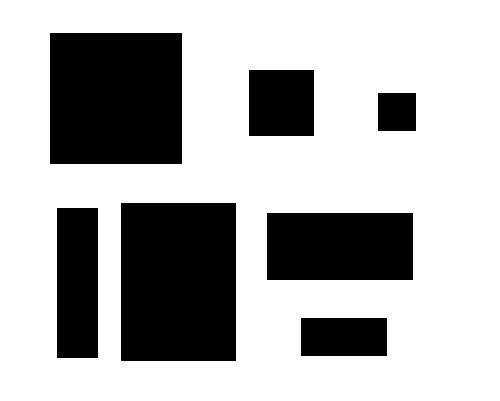
//> input picture squares7.jpg, 500 x 401 px
$ ./OpencvSquareDetection   (built with g++ and OpenCV 4)
//> lines starting //> are read from the running program, lines starting //| are printed output that depends on the picture; after the words box and inside, x2 and y2 are one past the last pixel; in counts of white or black regions, pixels touching at a corner belong together
// OpencvSquareDetection.cpp : This file contains the 'main' function. Program execution begins and ends there.
//

#include <iostream>
#include "opencv2/opencv.hpp"
#include <opencv2/highgui/highgui.hpp>
#include <opencv2/core/utility.hpp>

using namespace std;
using namespace cv;

int main()
{
    // 1. setting of image before processing

    Mat image = imread("c:/opencv/squares7.jpg", IMREAD_COLOR); // read image form destination
//> image is the input picture: 401 rows x 500 cols, CV_8UC3; min 0, max 255, mean 178.2
    Mat RGB[3]; //declare an array for color image
    split(image, RGB); // divided the color image into  RGB image
    Mat imageBlue = RGB[0]; // declare an array for original grey  image (Blue)
    Mat imageBlueBin = imageBlue.clone(); // declare an array and copy a grey image from imageBlue for processing
    int row = imageBlue.size().height; // declare and read the height  of image
//> row = 401
    int col = imageBlue.size().width; // declare and read the width of image
//> col = 500
    int threshold = 50; // declare and set the proper threhold for binary processing
    int SquareMask[9] = { 255, 255, 255, 255, 0, 0, 255, 0, 0 }; // declare and set the mask of square detection
    int LocalMask[9] = { -col - 1, -col, -col + 1 , -1, 0, 1, col - 1, col, col + 1 }; //declare and set the mask of local searching based on each processing pixel


    // 2. implement Mean filter=> sharp the original grey image

    int sum = 0;
    for (int i = 1; i < row - 1; i++)
    {
        uchar* data = imageBlue.ptr(i);
        uchar* dataBin = imageBlueBin.ptr(i);
        for (int j = 1; j < col - 1; j++)
        {
            for (int k = 0; k < 9; k++)
            {
                sum = sum + data[j + LocalMask[k]];
            }
            dataBin[j] = sum / 9;
            sum = 0;
        }
    }
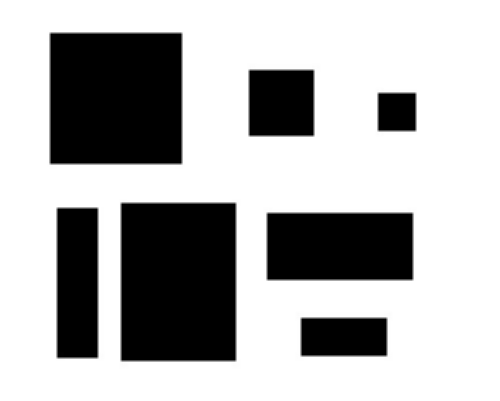
//> imageBlueBin: 401 rows x 500 cols, CV_8UC1; min 0, max 255, mean 178.2
//> after the loop, sum = 0


    //3.  Implement binary processing to imageBlueBin

    for (int i = 0; i < row; i++)
    {
        uchar* dataBin = imageBlueBin.ptr(i);
        for (int j = 0; j < col; j++)
        {
            if (dataBin[j] <= threshold)
            {
                dataBin[j] = 0;
            }
            else
            {
                dataBin[j] = 255;
            }
        }
    }
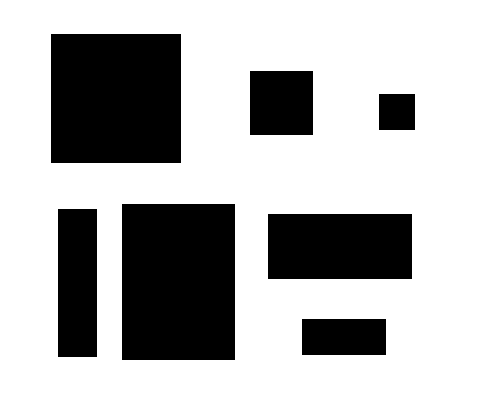
//> imageBlueBin: 401 rows x 500 cols, CV_8UC1; 71.1% white; 7 black regions, largest, box (x1, y1, x2, y2) and area: (122, 204, 235, 360) 17628, (51, 34, 181, 163) 16770, (268, 214, 412, 279) 9360

    //4.  implement Square detection algorithm=> show the number of square

    float count = 0;
    int Squarecount = 0;
    for (int i = 1; i < row - 1; i++)
    {
        uchar* dataBin = imageBlueBin.ptr(i);
        for (int j = 1; j < col - 1; j++)
        {
            if (dataBin[j] == 0)
            {
                for (int k = 0; k < 9; k++)
                {
                    if (SquareMask[k] == dataBin[j + LocalMask[k]])
                    {
                        count++;
                    }
                }
                if ((count / 9) == 1.0)
                {
                    Squarecount++;
                }
                count = 0;
            }
        }
    }
//> this loop made 399 passes
//> Squarecount on passes 1 to 3: 0, 0, 0
//> after the loop, count = 0; Squarecount = 7

    //5.  setting of showing image

    string  s = " The number of squares: "; // declare and set the string for showing the number of squares
    string res = s + to_string(Squarecount); // combine the showing string and variable to a string
//> res = " The number of squares: 7"

    imshow("imageBlue (original grey image)", imageBlue); // show the original grey image
    putText(imageBlueBin, res, Point(5, 15), FONT_HERSHEY_SIMPLEX, 0.5, Scalar(0, 0, 0), 1); // show the  number of squares on the window
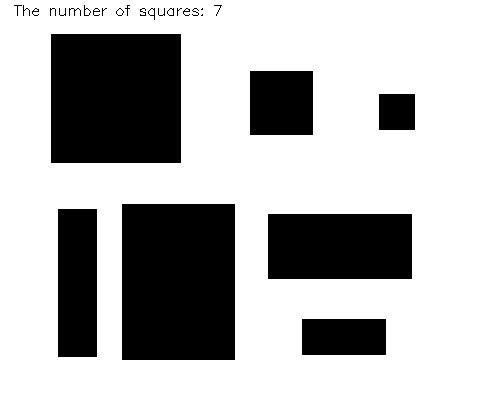
//> imageBlueBin: 401 rows x 500 cols, CV_8UC1; 70.9% white; 28 black regions (9 under 20 px), largest, box (x1, y1, x2, y2) and area: (122, 204, 235, 360) 17628, (51, 34, 181, 163) 16770, (268, 214, 412, 279) 9360
    imshow("imageBlueBin (processed image)", imageBlueBin); // shwo the processed image

    waitKey(0);
    return 0;
}

$ run again, with squares3.jpg copied over squares7.jpg
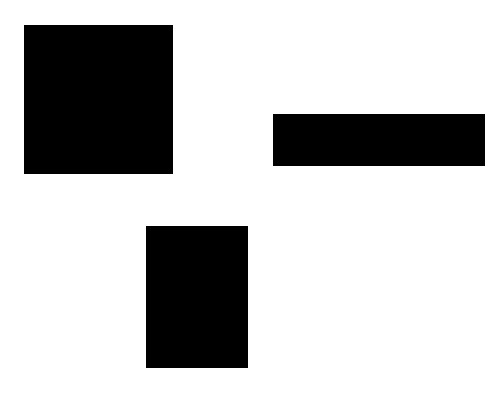
//> input picture squares3.jpg, 501 x 401 px
//> image is the input picture: 401 rows x 501 cols, CV_8UC3; min 0, max 255, mean 194.5
//> after the loop `for (int i = 1; i < row - 1; i++)`: sum = 0
//> after the loop `for (int i = 0; i < row; i++)`:
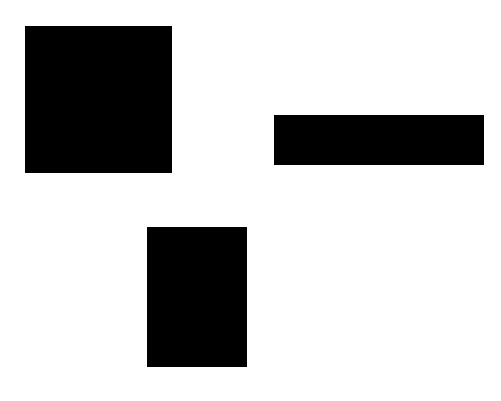
//> imageBlueBin: 401 rows x 501 cols, CV_8UC1; 77% white; 3 black regions, box (x1, y1, x2, y2) and area: (25, 26, 172, 173) 21609, (147, 227, 247, 367) 14000, (274, 115, 484, 165) 10500
//> the loop `for (int i = 1; i < row - 1; i++)` made 399 passes
//> Squarecount on passes 1 to 3: 0, 0, 0
//> after the loop `for (int i = 1; i < row - 1; i++)`: Squarecount = 3
//> res = " The number of squares: 3"
//> `putText(imageBlueBin, res, Point(5, 15), FONT_HERSHEY_SIMPLEX, 0.5, Sc..`:
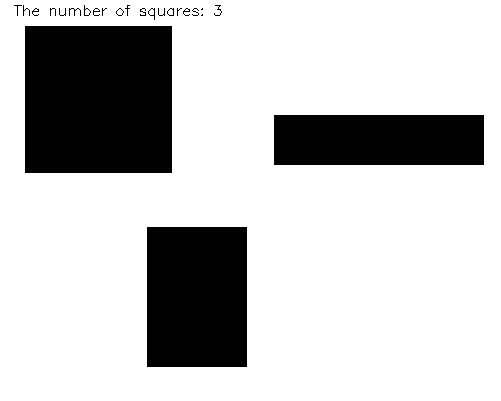
//> imageBlueBin: 401 rows x 501 cols, CV_8UC1; 76.9% white; 24 black regions (8 under 20 px), largest, box (x1, y1, x2, y2) and area: (25, 26, 172, 173) 21609, (147, 227, 247, 367) 14000, (274, 115, 484, 165) 10500

$ run again, with squares5.jpg copied over squares7.jpg
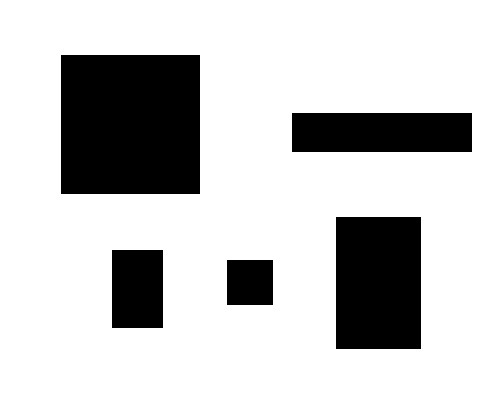
//> input picture squares5.jpg, 500 x 400 px
//> image is the input picture: 400 rows x 500 cols, CV_8UC3; min 0, max 255, mean 199.4
//> after the loop `for (int i = 1; i < row - 1; i++)`: sum = 0
//> after the loop `for (int i = 0; i < row; i++)`:
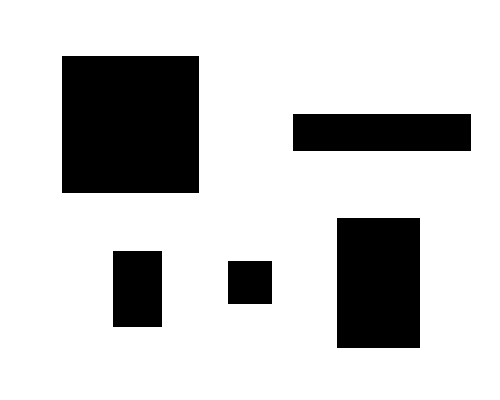
//> imageBlueBin: 400 rows x 500 cols, CV_8UC1; 79.1% white; 5 black regions, box (x1, y1, x2, y2) and area: (62, 56, 199, 193) 18769, (337, 218, 420, 348) 10790, (293, 114, 471, 151) 6586, (113, 251, 162, 327) 3724, (228, 261, 272, 304) 1892
//> the loop `for (int i = 1; i < row - 1; i++)` made 398 passes
//> Squarecount on passes 1 to 3: 0, 0, 0
//> after the loop `for (int i = 1; i < row - 1; i++)`: Squarecount = 5
//> res = " The number of squares: 5"
//> `putText(imageBlueBin, res, Point(5, 15), FONT_HERSHEY_SIMPLEX, 0.5, Sc..`:
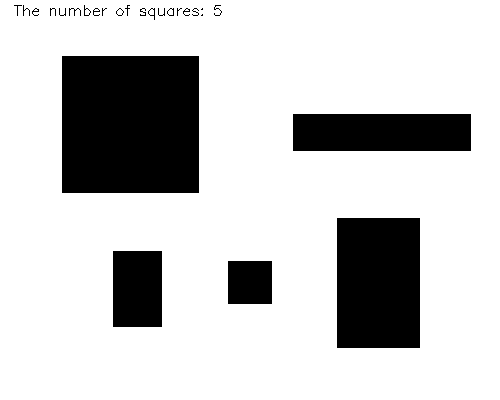
//> imageBlueBin: 400 rows x 500 cols, CV_8UC1; 78.9% white; 26 black regions (8 under 20 px), largest, box (x1, y1, x2, y2) and area: (62, 56, 199, 193) 18769, (337, 218, 420, 348) 10790, (293, 114, 471, 151) 6586
